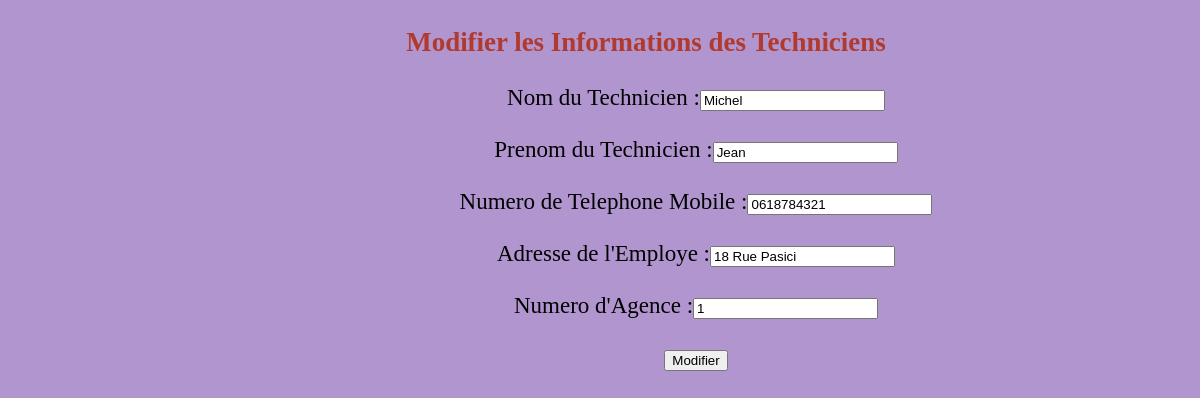
The page /vue/vueEditTech.html.php?id=3 on the database its author committed.
### tables this page shows
CREATE TABLE IF NOT EXISTS `technicien` (
  `Matricule` int(10) NOT NULL,
  `TelephoneMobile` varchar(10) NOT NULL,
  `Qualification` varchar(20) NOT NULL,
  `DateObtention` text NOT NULL,
  `NomEmploye` varchar(15) NOT NULL,
  `PrenomEmploye` varchar(15) NOT NULL,
  `AdresseEmploye` varchar(30) NOT NULL,
  `DateEmbauche` text NOT NULL,
  `NumeroAgence` int(11) NOT NULL,
  PRIMARY KEY (`Matricule`),
  KEY `Technicien_Agence0_FK` (`NumeroAgence`)
);

### controleur/edite/editTech.php (called while the page is built, shortened)
<?php
include '../modele/bdd.con.php';
$id = $_GET['id'];
$req = mysqli_query($mysqli,"SELECT Matricule, NomEmploye, PrenomEmploye, TelephoneMobile, AdresseEmploye, NumeroAgence FROM technicien where Matricule='$id'");
$modif = mysqli_fetch_array($req);
?>

### vue/vueEditTech.html.php (the view, shortened to what this page needs)
<!DOCTYPE html>
<html lang="fr">
<head>
	<link href="../css/css.css" rel="stylesheet" type="text/css">
</head>
<body>
<?php
include '../controleur/edite/editTech.php';
?>
<h3>Modifier les Informations des Techniciens</h3>
<div>
<form method="POST">
  Nom du Technicien :<input type="text" name="NomEmploye" value="<?php echo $modif['NomEmploye'] ?>" placeholder="Entrez le Nom du Technicien : " Required><br /><br />
  Prenom du Technicien :<input type="text" name="PrenomEmploye" value="<?php echo $modif['PrenomEmploye'] ?>" placeholder="Entrez le Prenom du Technicien : " Required><br /><br />
  Numero de Telephone Mobile :<input type="text" name="TelephoneMobile" value="<?php echo $modif['TelephoneMobile'] ?>" placeholder="Entrez le Telephone du Technicien : " Required><br /><br />
  Adresse de l'Employe :<input type="text" name="AdresseEmploye" value="<?php echo $modif['AdresseEmploye'] ?>" placeholder="Entrez l'Adresse du Technicien : " Required><br /><br />
  Numero d'Agence :<input type="text" name="NumeroAgence" value="<?php echo $modif['NumeroAgence'] ?>" placeholder="Entrez le Numéro d'Agence du Technicien : " Required><br /><br />
  <input type="submit" name="update" value="Modifier">
</form>
</div>
</body>
</html>

### css/css.css (style rules this page uses)
body { font-size: 23px; background-color: #B195CF; margin-left: 100px; }
h1, h3, h4, h5 { color: #B03A2E; text-align: center; }
div { text-align: center; margin-left: 100px; }

### rows shown on the page
technicien: NomEmploye "Michel", PrenomEmploye "Jean", TelephoneMobile "0618784321", AdresseEmploye "18 Rue Pasici", NumeroAgence "1"
